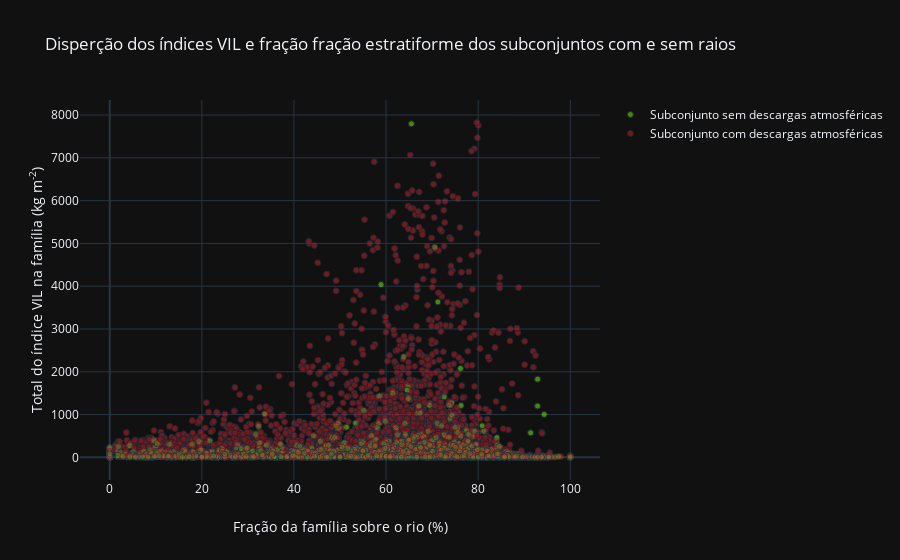

Notebook code cell kept with this figure:
### Code cell
fig = go.Figure()

yesy = dfy['ttvil'].values
yesx = dfy['strafrac'].values

noy = dfn['ttvil'].values
nox = dfn['strafrac'].values

fig.add_trace(
    go.Scatter(x=nox, y=noy, mode='markers', 
               opacity=0.5, marker=dict(color='#79FF05', line=dict(color='#253F54', width=1)),
               name='Subconjunto sem descargas atmosféricas')
)

fig.add_trace(
    go.Scatter(x=yesx, y=yesy, mode='markers', opacity=0.5,
               marker=dict(color='#DC1F2A', line=dict(color='#253F54', width=1)),
               name='Subconjunto com descargas atmosféricas')
)
fig.update_yaxes(
    title_text='Total do índice VIL na família (kg m<sup>-2</sup>)'
)
fig.update_xaxes(
    title_text='Fração da família sobre o rio (%)'
)
x = np.arange(100)+1


fig.update_layout(
    template='plotly_dark',
    title='Disperção dos índices VIL e fração fração estratiforme dos subconjuntos com e sem raios'
)
fig.show()

### Figure 1 — Plotly figure (JSON) as saved in the notebook; plotly's stock layout.template omitted (floating-point values rounded to 4 significant figures; data arrays with more than 128 entries replaced by an {"elided": "..."} marker saying what was removed)
{"data": [{"marker": {"color": "#79FF05", "line": {"color": "#253F54", "width": 1}}, "mode": "markers", "name": "Subconjunto sem descargas atmosféricas", "opacity": 0.5, "type": "scatter", "x": {"elided": "3398 float values"}, "y": {"elided": "3398 float values"}}, {"marker": {"color": "#DC1F2A", "line": {"color": "#253F54", "width": 1}}, "mode": "markers", "name": "Subconjunto com descargas atmosféricas", "opacity": 0.5, "type": "scatter", "x": {"elided": "3398 float values"}, "y": {"elided": "3398 float values"}}], "layout": {"title": {"text": "Disperção dos índices VIL e fração fração estratiforme dos subconjuntos com e sem raios"}, "xaxis": {"title": {"text": "Fração da família sobre o rio (%)"}}, "yaxis": {"title": {"text": "Total do índice VIL na família (kg m<sup>-2</sup>)"}}}}
